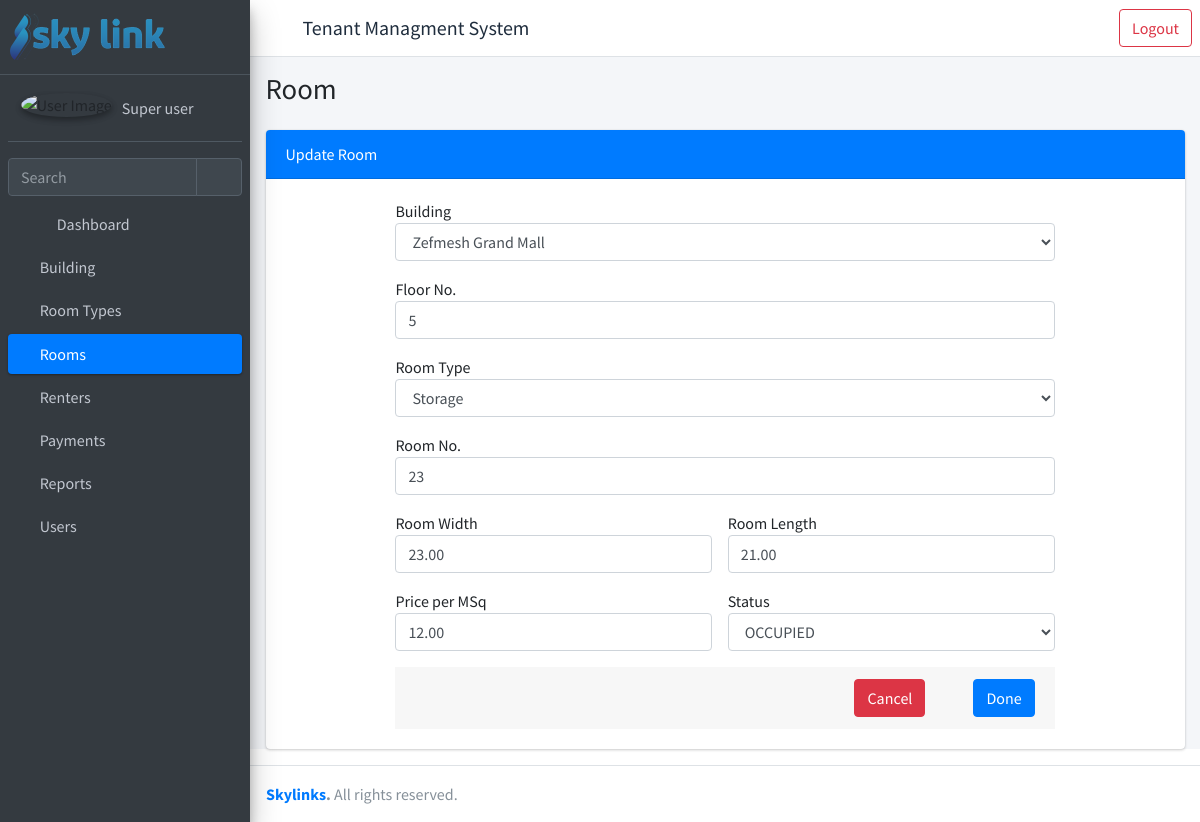
/edit-room/7/ (signed in), run on the app's committed database.
### rent/models.py (models this page shows, shortened)
class Room(models.Model):
    building = models.ForeignKey("rent.Building", verbose_name=_("Building"), on_delete=models.PROTECT)
    floor_no = models.PositiveIntegerField(_("Floor No."))
    room_type = models.ForeignKey("rent.RoomType", verbose_name=_("Room Type"), on_delete=models.PROTECT)
    room_no = models.CharField(_("Room No."),max_length=10)
    width = models.DecimalField(_("Room Width"), max_digits=5, decimal_places=2, blank=True, null=True)
    length = models.DecimalField(_("Room Length"), max_digits=5, decimal_places=2, blank=True, null= True)
    area = models.DecimalField(_("Area"), max_digits=10, decimal_places=2)
    price_msq = models.DecimalField(_("Price per MSq"), max_digits=10, decimal_places=2)
    status = models.CharField(_("Status"), max_length=50, choices=STATUS_CHOICES, default="vacant")
    total_price = models.DecimalField(_("Total Price"), max_digits=10, decimal_places=2)
    is_active = models.BooleanField(default=True)
    created_by = models.ForeignKey(settings.AUTH_USER_MODEL, verbose_name=_("Created By"), on_delete=models.PROTECT, related_name="created_by_room")
    created_date = models.DateTimeField(_("Created Date"), auto_now_add=True)
    updated_by = models.ForeignKey(settings.AUTH_USER_MODEL, verbose_name=_("Updated By"), on_delete=models.PROTECT, related_name="updated_by_room")
    updated_date = models.DateTimeField(_("Updated Date"), auto_now=True)

class RoomType(models.Model):
    room_type=models.CharField(_("Room Type"), max_length=50)
    def __str__(self):
        return self.room_type

### rent/views.py (the view, shortened to what this page needs)
# urls.py: path("edit-room/<int:pk>/", views.RoomUpdateView.as_view(), name="update-room"),
class RoomUpdateView(LoginRequiredMixin, RoomUpdatePermissionMixin, UpdateView):
    login_required = True
    model = Room
    form_class = RegisterRoomForm
    context_object_name = "form"
    success_url = reverse_lazy("list-rooms")
    template_name = "rent/register-room.html"
    def get_context_data(self, **kwargs):
        context = super().get_context_data(**kwargs)
        context["title"] = "Room"
        context["card_header"] = "Update Room"
        context["open"] = "room"
        return {**context, **permissions(self.request)}

### rent/forms.py
class RegisterRoomForm(forms.ModelForm):
    def __init__(self, *args, **kwargs) -> None:
        super(RegisterRoomForm, self).__init__(*args, **kwargs)
        for field_name, field in self.fields.items():
            field.widget.attrs['class'] = 'form-control'
    width = forms.DecimalField(min_value=0.00, decimal_places=2, required=False, label="Room Width")
    length = forms.DecimalField(min_value=0.00, decimal_places=2, required=False, label="Room Length")
    class Meta :
        model = Room
        fields = [
            "building",
            "floor_no",
            "room_type",
            "room_no",
            "width",
            "length",
            "price_msq",
            "status"
        ]

### rent/models.py (called while the page is built)
    def __str__(self):
        return self.name

### templates/rent/register-room.html (shortened to what this page needs)
{% extends 'rent/homepage.html' %}
{% block main_page %}
<div class="content">
    <div class="container-fluid">
    <div class="card">
      <div class="card-header bg-primary">
      {{card_header}}
      </div>
        <div class="card-body">
          <form class="form" method="POST">
                <div class="form-group w-75 ml-auto mr-auto">
                    Building
                    {{ form.building }}
                </div>
                <div class="form-group w-75 ml-auto mr-auto">
                    Floor No.
                    {{ form.floor_no}}
                </div>
                <div class="form-group w-75 ml-auto mr-auto">
                    Room Type
                    {{ form.room_type }}
                </div>
                <div class="form-group w-75 ml-auto mr-auto">
                    Room No.
                    {{ form.room_no }}
                </div>
                <div class="d-flex flex-row w-75 ml-auto mr-auto">
                    <div class="form-group w-75 ml-auto mr-auto w-50 pr-3">
                        Room Width
                        {{ form.width }}
                    </div>
                    <div class="form-group w-75 ml-auto mr-auto w-50">
                        Room Length
                        {{ form.length }}
                    </div>
                </div>
                <div class="d-flex flex-row w-75 ml-auto mr-auto ">
                    <div class="form-group w-75 ml-auto mr-auto w-50 pr-3">
                        Price per MSq
                        {{ form.price_msq }}
                    </div>
                    <div class="form-group w-75 ml-auto mr-auto w-50">
                        Status
                        {{ form.status }}
                    </div>
                </div>
                <div class="card-footer w-75 mr-auto ml-auto">
                    <input type="submit" class="btn btn-primary float-right ml-5" value="Done">
                </form>
                <button class="btn btn-danger float-right " onclick="javascript:history.go(-1);">Cancel</button>
            </div>
        </div>
    </div>
</div>
</div>
{% endblock main_page %}

### templates/rent/homepage.html (shortened to what this page needs)
{% load static %}
<!DOCTYPE html>
<html lang="en">
<head>
  <link rel="stylesheet" href=" {% static 'plugins/fontawesome-free/css/all.min.css' %} ">
  <link rel="stylesheet" href="{% static 'plugins/sweetalert2-theme-bootstrap-4/bootstrap-4.min.css' %}">
  <link rel="stylesheet" href=" {% static 'dist/css/adminlte.min.css' %}">
</head>
<body class="hold-transition sidebar-mini" >
  <div class="wrapper">
    <nav class="main-header navbar navbar-expand navbar-white navbar-light d-flex">
      <ul class="navbar-nav">
        <li class="nav-item">
          <a class="nav-link" data-widget="pushmenu" href="#" role="button"><i class="fas fa-bars"></i></a>
        </li>
        <li class="nav-item d-none d-sm-flex align-self-center">
          <h5 href="{% url 'home' %}" class="nav-item">Tenant Managment System</h5>
        </li>
      </ul>
          <ul class="navbar-nav ml-auto">
            <li>
              <a class="btn btn-outline-danger ml-auto" href = "{% url 'logout' %}">Logout</a>
            </li>
          </ul>
    </nav>
    <aside class="main-sidebar sidebar-dark-primary elevation-4">
      <a href="{% url 'home'%}" class="brand-link">
        <img src=" {% static 'images/skylink.png' %}" alt="AdminLTE Logo"
          style="opacity: .8">
      </a>
      <div class="sidebar">
        <div class="user-panel mt-3 pb-3 mb-3 d-flex">
          <div class="image">
            <img src=" {% static 'dist/img/avatar.png' %} " class="img-circle elevation-2" alt="User Image">
          </div>
          <div class="info">
            <a href="{% url 'user-info' %}" class="d-block">{{request.user.get_full_name}}</a>
          </div>
        </div>
        <div class="form-inline">
          <div class="input-group" data-widget="sidebar-search">
            <input class="form-control form-control-sidebar" type="search" placeholder="Search" aria-label="Search">
            <div class="input-group-append">
              <button class="btn btn-sidebar">
                <i class="fas fa-search fa-fw"></i>
              </button>
            </div>
          </div>
        </div>
        <nav class="mt-2">
          <ul class="nav nav-pills nav-sidebar flex-column" data-widget="treeview" role="menu" data-accordion="false">
            <li class="nav-item">
              <a href="{% url 'home' %}" class="nav-link {% if open == "dashboard" %}active{% endif %}">
                <i class="nav-icon fas fa-chart-pie"></i>
                <p>
                  Dashboard
                </p>
              </a>
            </li>
            {% if building_permission %}
              <li class="nav-item">
                <a href="{% url 'list-buildings' %}" class="nav-link {% if open == "building" %}active{% endif %}">
                  <i class="fa fa-building" aria-hidden="true"></i>
                  <p>
                    Building
                  </p>
                </a>
              </li>
            {% endif %}
            {% if roomtype_permission %}
            <li class="nav-item">
              <a href="{% url 'list-roomtypes' %}" class="nav-link {% if open == "roomtype" %}active{% endif %}">
                <i class="fa fa-building" aria-hidden="true"></i>
                <p>
                  Room Types
                </p>
              </a>
            </li>
          {% endif %}
            {% if roomtype_permission %}
              <li class="nav-item">
                <a href="{% url 'list-rooms' %}" class="nav-link {% if open == 'room' %}active{% endif %}">
                  <i class="fa fa-building" aria-hidden="true"></i>
                  <p>
                    Rooms
                  </p>
                </a>
              </li>
            {% endif %}
            {% if renter_permission %}
            <li class="nav-item">
              <a href="{% url 'list-renters' %}" class="nav-link {% if open == 'renter' %}active{% endif %}">
                <i class="fa fa-users" aria-hidden="true"></i>
                <p>
                  Renters
                </p>
              </a>
            </li>
            {% endif %}
            {% if payment_permission %}
              <li class="nav-item {% if open == "payment" %}menu-open{% elif open == "overdue"%} menu-open {% elif open == "penality"%}menu-open {% endif %} ">
                <a href="{% url 'list-payments' %}" class="nav-link {% if open == "payment" %}active {% elif open == "overdue"%} active {% elif open == "penality"%} active {% endif %}">
                  <i class="fa fa-credit-card" aria-hidden="true"></i>
                  <p>
                    Payments
                  </p>
                </a>
              </li>
            {% endif %}
            {% if report_permission %}
              <li class="nav-item">
                <a href="{% url 'list-menu-reports' %}" class="nav-link {% if open == "report" %}active{% endif %}">
                  <i class="fa fa-folder" aria-hidden="true"></i>
                  <p>
                    Reports
                  </p>
                </a>
              </li>
            {% endif %}
            {% if user_permission %}
              <li class="nav-item">
                <a href="{% url 'list-users' %}" class="nav-link {% if open == "user" %}active{% endif %}">
                  <i class="fa fa-users" aria-hidden="true"></i>
                  <p>
                    Users
                  </p>
                </a>
              </li>
            {% endif %}
          </ul>
        </nav>
      </div>
    </aside>
    <div class="content-wrapper">
      <div class="content-header">
        <div class="container-fluid">
          <div class="row mb-2">
            <div class="col-sm-6">
              <h1 class="m-0">{{ title }}</h1>
            </div>
          </div>
        </div>
      </div>
      {% block main_page %}
      {% endblock main_page %}
    </div>
    <footer class="main-footer">
      <strong><a href="{% url 'home' %}">Skylinks</a>.</strong> All rights reserved.
    </footer>
</body>
</html>

### data on the page
Room: building "Zefmesh Grand Mall", floor_no "5", room_no "23", width "23.00", length "21.00", price_msq "12.00", status "OCCUPIED"
RoomType: room_type "Storage"

### other printed values
{{ request.user.get_full_name }} "Super user"
{{ title }} "Room"
{{ card_header }} "Update Room"
